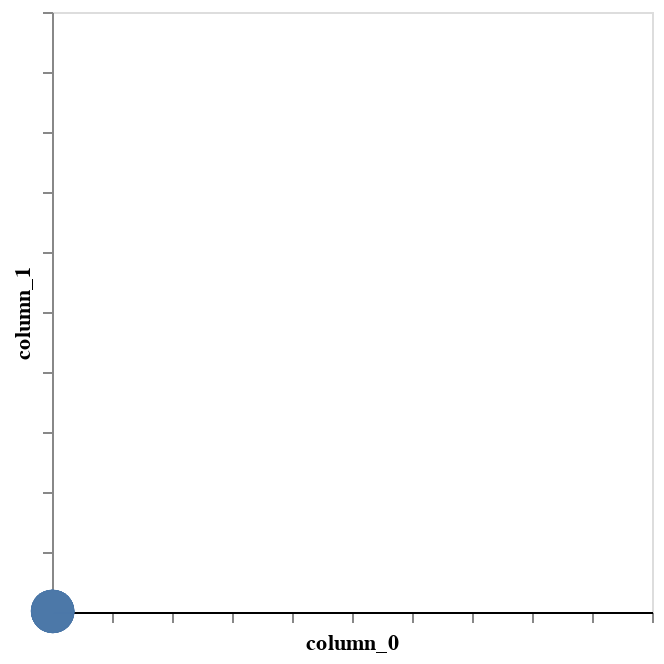

The notebook cell this image was saved under:
### Markdown cell above
# Let us scale things from $[0, 1]$ to $[0, 500]$ by directly manipuating the `sample`:

### Code cell
# df = pl.DataFrame(sample * 500)
# plot using altair
(
    
    alt.Chart(df).mark_circle(filled = True, size = np.pi * 12 * 12).encode(
        alt.X('column_0').axis(domainColor='black', labels = False).scale(domain=(0, 500)),
        alt.Y('column_1').scale(domain=(0, 500)).axis(labels = False)
    ).properties(
        # width = 500,
        # height = 500
    ).configure_axis(grid = False)
)

### Figure 1 — Vega-Lite specification as saved in the notebook (floating-point values rounded to 4 significant figures)
{"config": {"view": {"continuousWidth": 300, "continuousHeight": 300}, "axis": {"grid": false}}, "data": {"name": "data-329e707e177fff6937c86968679d9ced"}, "mark": {"type": "circle", "filled": true, "size": 452.4}, "encoding": {"x": {"axis": {"domainColor": "black", "labels": false}, "field": "column_0", "scale": {"domain": [0, 500]}, "type": "quantitative"}, "y": {"axis": {"labels": false}, "field": "column_1", "scale": {"domain": [0, 500]}, "type": "quantitative"}}, "$schema": "https://vega.github.io/schema/vega-lite/v6.1.0.json", "datasets": {"data-329e707e177fff6937c86968679d9ced": [{"column_0": 0.8871, "column_1": 0.03598}, {"column_0": 0.8496, "column_1": 0.2871}, {"column_0": 0.7837, "column_1": 0.1562}, {"column_0": 0.6315, "column_1": 0.03178}, {"column_0": 0.9704, "column_1": 0.2269}, {"column_0": 0.8399, "column_1": 0.4447}, {"column_0": 0.9725, "column_1": 0.4597}, {"column_0": 0.6139, "column_1": 0.2811}, {"column_0": 0.7379, "column_1": 0.3595}, {"column_0": 0.4178, "column_1": 0.09322}, {"column_0": 0.8947, "column_1": 0.6417}, {"column_0": 0.7341, "column_1": 0.58}, {"column_0": 0.6154, "column_1": 0.51}, {"column_0": 0.4591, "column_1": 0.4775}, {"column_0": 0.4452, "column_1": 0.3151}, {"column_0": 0.4864, "column_1": 0.6306}, {"column_0": 0.8011, "column_1": 0.7504}, {"column_0": 0.62, "column_1": 0.7097}, {"column_0": 0.4675, "column_1": 0.8962}, {"column_0": 0.6194, "column_1": 0.8858}, {"column_0": 0.4054, "column_1": 0.7605}, {"column_0": 0.2642, "column_1": 0.6505}, {"column_0": 0.214, "column_1": 0.5133}, {"column_0": 0.3025, "column_1": 0.296}, {"column_0": 0.2381, "column_1": 0.8672}, {"column_0": 0.1598, "column_1": 0.7359}, {"column_0": 0.02258, "column_1": 0.7607}, {"column_0": 0.06961, "column_1": 0.9063}, {"column_0": 0.2827, "column_1": 0.9913}, {"column_0": 0.8252, "column_1": 0.9179}]}}
